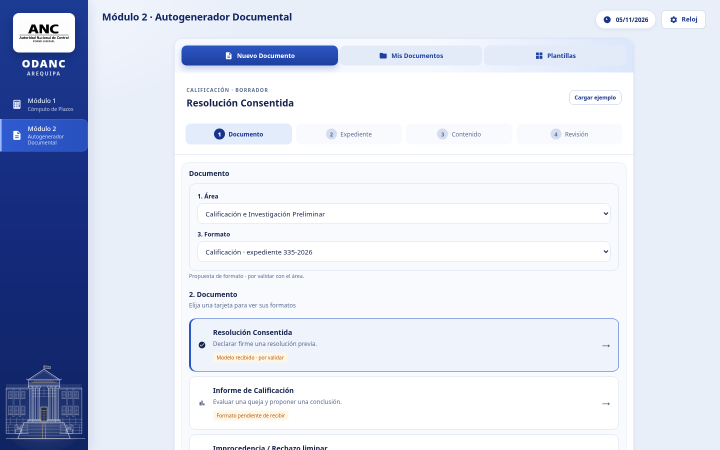
#> input picture documentacion/capturas/11-pantalla-completa-modulo2.png, 1440 x 900 px (shown at 1/2 size); its folder holds 8 pictures in this run
$ python crear_presentacion_revision.py
#> lines starting #> are read from the running program, lines starting #| are printed output that depends on the picture
from pathlib import Path
from PIL import Image,ImageDraw,ImageFont
from docx import Document
from docx.shared import Inches,Pt,RGBColor
from docx.enum.text import WD_ALIGN_PARAGRAPH
from docx.enum.table import WD_TABLE_ALIGNMENT
from docx.oxml import OxmlElement
from docx.oxml.ns import qn

ROOT=Path(__file__).resolve().parent; CAP=ROOT/'capturas'
OUT=ROOT/'ODANC_Arequipa_Presentacion_Modulo_2_Revision.docx'
FONT='/usr/share/fonts/truetype/dejavu/DejaVuSans-Bold.ttf'

def mark(src,name,box,targets):
#> called with src = '11-pantalla-completa-modulo2.png', name = 'rev-01-navegacion.png', box = (0, 0, 1440, 390)
 im=Image.open(CAP/src).convert('RGB'); im=im.crop(box) if box else im
#> in mark, im is the input picture: PIL image 1440x900 RGB; mean R, G, B 214.1, 220.2, 235.5
#> after `im = im.crop(box) if box else im`:
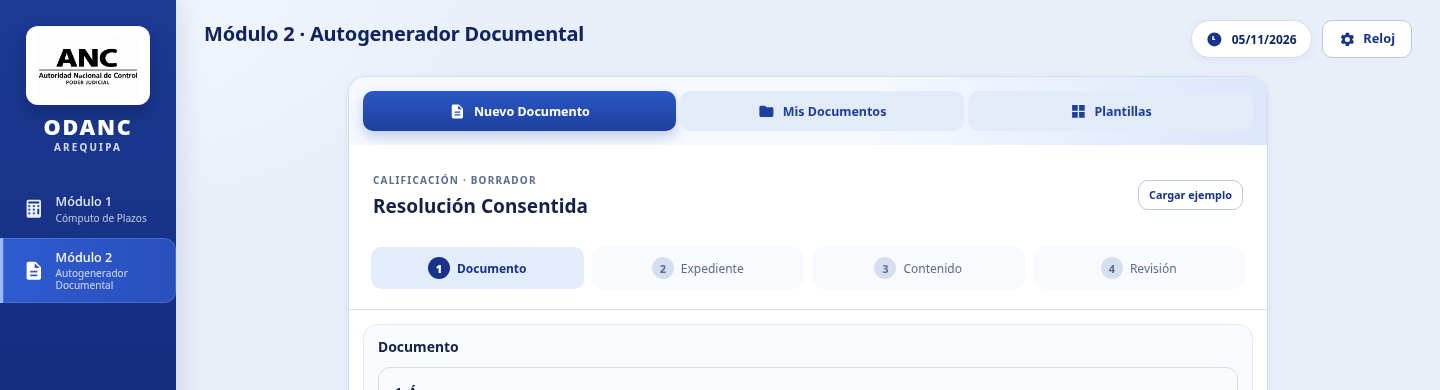
#> im: PIL image 1440x390 RGB; mean R, G, B 212.6, 219.8, 237.3
 w,h=im.size; pad=74; out=Image.new('RGB',(w+pad,h),'white');out.paste(im,(pad,0))
#> after `w, h = im.size`: w = 1440; h = 390
#> after `out = Image.new('RGB', (w + pad, h), 'white')`: out: PIL image 1514x390 RGB; every value is 255
#> after `out.paste(im, (pad, 0))`:
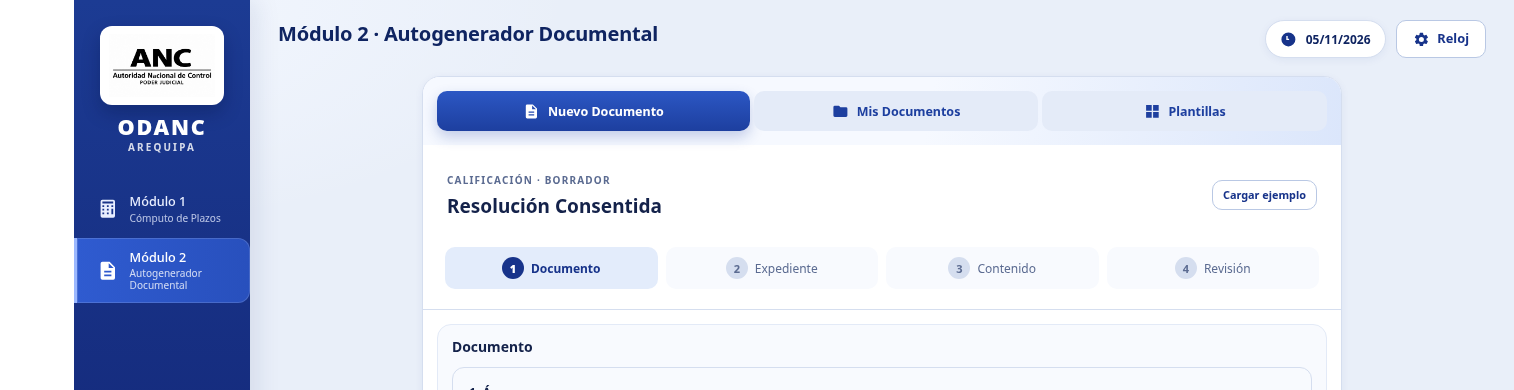
#> out: PIL image 1514x390 RGB; mean R, G, B 214.6, 221.5, 238.2
 dr=ImageDraw.Draw(out);font=ImageFont.truetype(FONT,22)
 for n,(x,y) in enumerate(targets,1):
  cx,cy=33,y; tx=x+pad
  dr.line((cx+20,cy,tx-13,cy),fill='#1849ad',width=3)
  dr.polygon([(tx,cy),(tx-14,cy-7),(tx-14,cy+7)],fill='#1849ad')
  dr.ellipse((cx-20,cy-20,cx+20,cy+20),fill='#1849ad')
  bb=dr.textbbox((0,0),str(n),font=font);dr.text((cx-(bb[2]-bb[0])/2,cy-(bb[3]-bb[1])/2-4),str(n),font=font,fill='white')
 p=CAP/name;out.save(p);return p
#> after `p = CAP / name`:
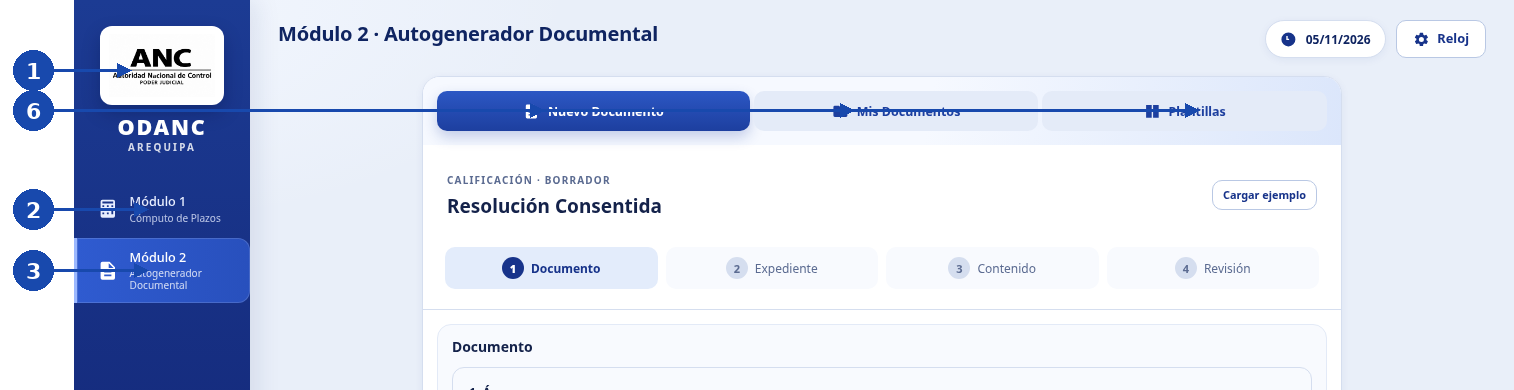
#> saved as rev-01-navegacion.png: PIL image 1514x390 RGB; mean R, G, B 211.8, 219.3, 237.3

F={
 'nav':mark('11-pantalla-completa-modulo2.png','rev-01-navegacion.png',(0,0,1440,390),[(57,70),(74,209),(74,270),(470,110),(780,110),(1125,110)]),
 'doc':mark('12-documento-completo.png','rev-02-documento.png',(340,140,1270,1737),[(250,280),(250,360),(250,560),(855,1530)]),
 'templates':mark('13-plantillas-completa.png','rev-03-plantillas.png',(200,75,1415,720),[(440,110),(350,270),(990,280),(600,540)]),
 'exp':mark('14-expediente-completa.png','rev-04-expediente.png',(195,75,920,705),[(390,195),(300,355),(300,465),(625,580)]),
 'content':mark('15-contenido-completa.png','rev-05-contenido.png',(200,135,875,1170),[(290,270),(290,370),(560,490),(300,660),(300,830),(500,1010)]),
 'review':mark('16-revision-completa.png','rev-06-revision.png',(200,75,1420,1110),[(355,250),(310,550),(310,760),(1020,420),(1050,960)]),
 'library':mark('17-mis-documentos-completa.png','rev-07-mis-documentos.png',(200,75,1415,380),[(380,105),(1000,107),(450,180),(1140,255)]),
}
#> call 2 of mark, with src = '12-documento-completo.png', name = 'rev-02-documento.png', box = (340, 140, 1270, 1737)
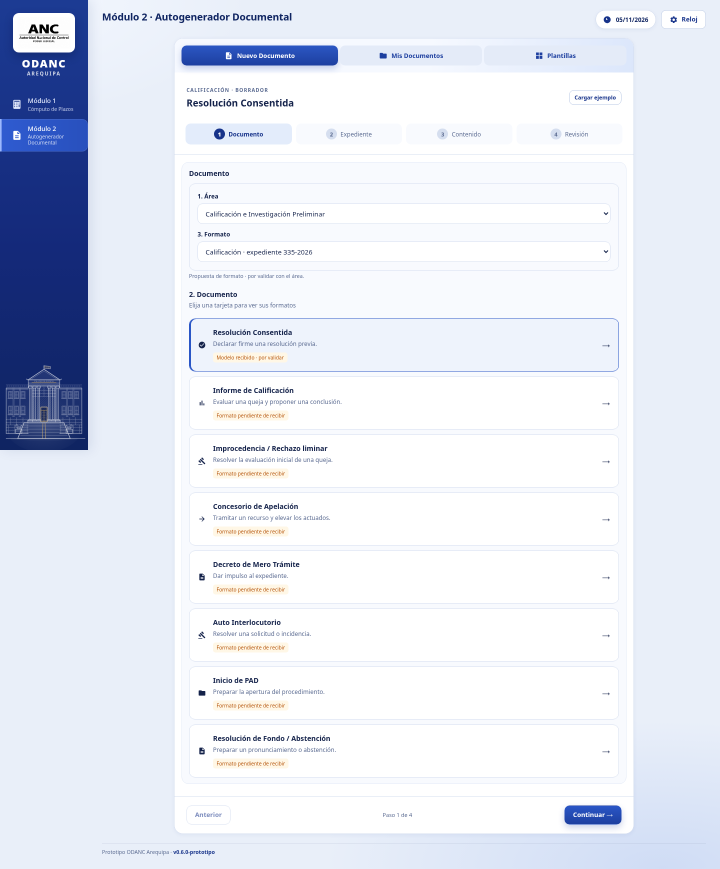
#> input picture documentacion/capturas/12-documento-completo.png, 1440 x 1737 px (shown at 1/2 size)
#> in mark, im is the input picture: PIL image 1440x1737 RGB; mean R, G, B 227.4, 231.9, 242.5
#> in mark (call 2), `im = im.crop(box) if box else im`:
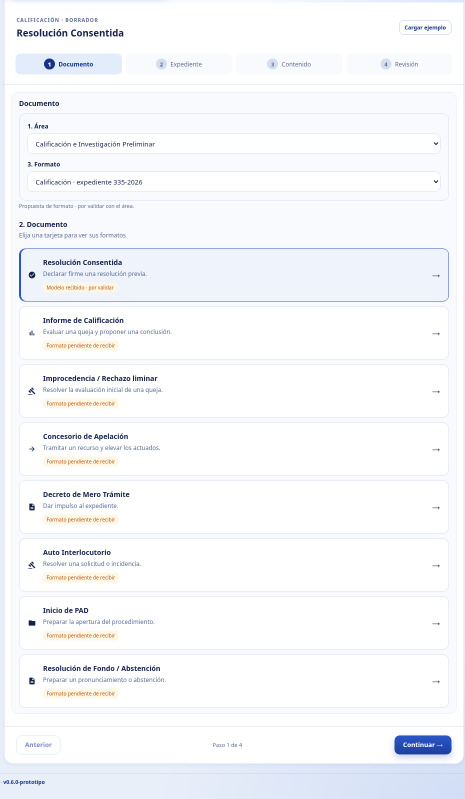
#> im: PIL image 930x1597 RGB (shown at 1/2 size); mean R, G, B 246.3, 247.8, 251
#> in mark (call 2), `out = Image.new('RGB', (w + pad, h), 'white')`: out: PIL image 1004x1597 RGB; every value is 255
#> in mark (call 2), `out.paste(im, (pad, 0))`:
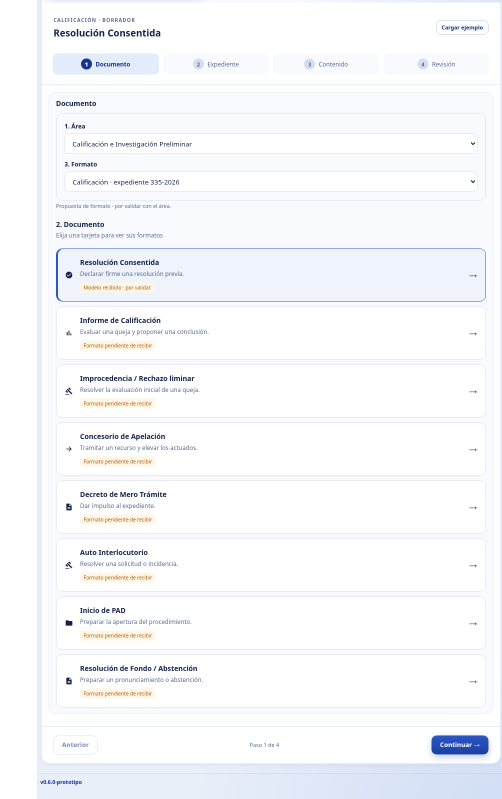
#> out: PIL image 1004x1597 RGB (shown at 1/2 size); mean R, G, B 247, 248.3, 251.3
#> in mark (call 2), `p = CAP / name`:
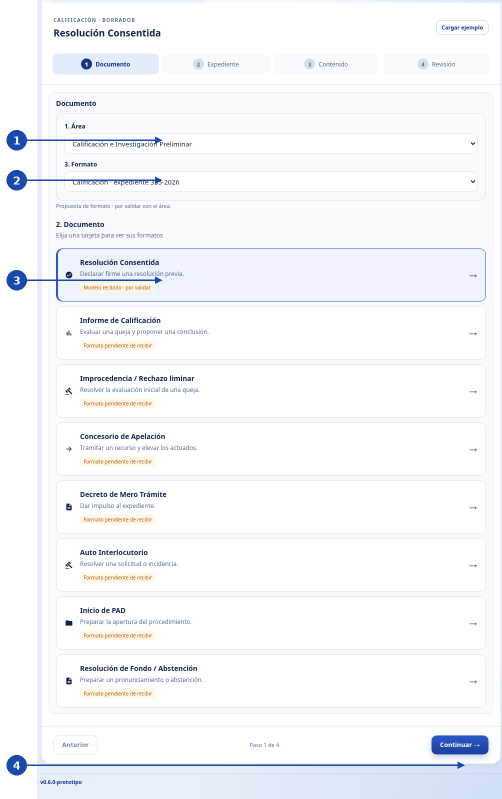
#> saved as rev-02-documento.png: PIL image 1004x1597 RGB (shown at 1/2 size); mean R, G, B 245.6, 247.2, 250.8
#> (the run stopped early here; a loop or call above may not have finished)
